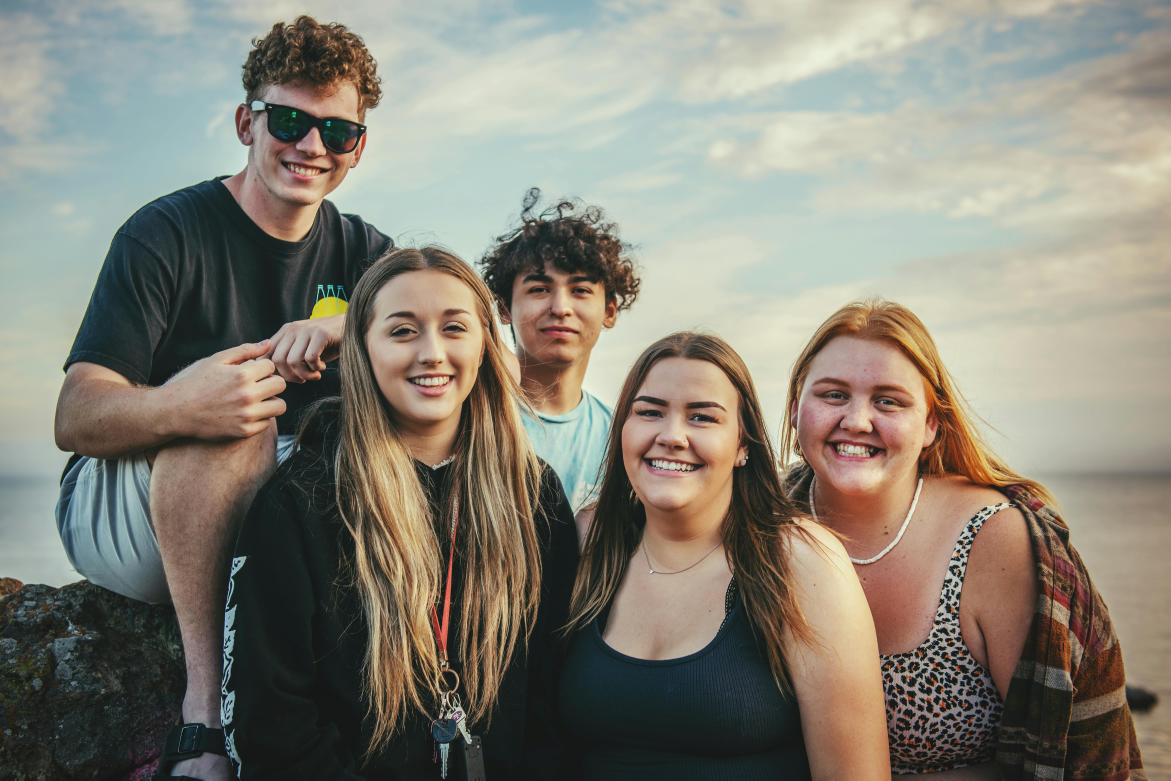
#> input picture backend/static/people.jpg, 8192 x 5461 px (shown at 1/7 size)
$ python -i canvas.py   (imports and definitions only)
#> lines starting #> are read from the running program, lines starting #| are printed output that depends on the picture
#> further down, picture is the input picture: PIL image 8192x5461 RGB; mean R, G, B 134.3, 130.1, 118.1
import os
import string
from datetime import datetime, timedelta
from pathlib import Path

import qrcode
from escpos.printer import Usb
from PIL import Image, ImageDraw, ImageFont, ImageOps

# Initialise USB printer
VENDOR_ID = 0x0485
PRODUCT_ID = 0x5741


class Canvas:
    def __init__(self):
        self.PAPER_WIDTH = 384
        self.current_y = 0
        self.strips: list[Image.Image] = []
        self._font_cache: dict[tuple, ImageFont] = {}
        self.p = None

    # [99 lines left out: functions _get_font, _wrap_text, add_text, _draw_checkbox, add_yesno, not called in this run]

    def _flatten_alpha(self, img: Image.Image) -> Image.Image:
        """Composite RGBA/P images onto a white background, return RGB."""
        if img.mode in ("RGBA", "LA", "P"):
            background = Image.new("RGB", img.size, "white")
            background.paste(img, mask=img.convert("RGBA").split()[3])
            return background
        return img.convert("RGB")

    def add_image(
        self, img: Image.Image, polaroid: bool = False, caption: str | None = None
    ) -> None:
#> called with polaroid = False
        img = self._flatten_alpha(img)
        if polaroid:
            # Square-crop to 360px, wrap in polaroid frame (380px wide), center on 384px strip
            img = resize_img(img)
            frame = create_polaroid(img, caption)
            strip = Image.new("RGB", (self.PAPER_WIDTH, frame.height), "white")
            strip.paste(frame, ((self.PAPER_WIDTH - frame.width) // 2, 0))
        else:
            # Resize preserving aspect ratio to fill paper width minus padding
            padding = 10
            max_w = self.PAPER_WIDTH - 2 * padding
            scale = max_w / img.width
#> scale = 0.0444
            img = img.resize((max_w, int(img.height * scale)), Image.LANCZOS)
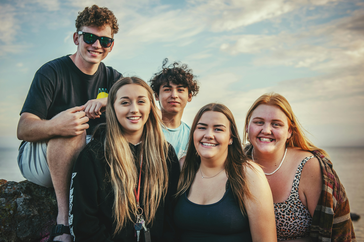
#> img: PIL image 364x242 RGB; mean R, G, B 134.3, 130.1, 118.1
            strip = Image.new(
                "RGB", (self.PAPER_WIDTH, img.height + 2 * padding), "white"
            )
#> strip: PIL image 384x262 RGB; every value is 255
            strip.paste(img, (padding, padding))
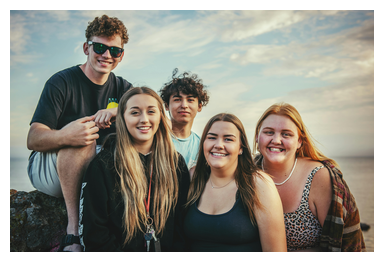
#> strip: PIL image 384x262 RGB; mean R, G, B 149.3, 145.6, 135.1

        self.strips.append(strip)

    # [273 lines left out: functions add_weekly_tracker, add_checklist, add_qr, add_mood_tracker, add_icons, add_location, not called in this run]

    def add_datetime(self, date: str, time: str, padding: int = 12) -> None:
        self.add_text(f"Date: {date}   Time: {time}", padding=padding)

    # [44 lines left out: functions add_postcard_header, add_postcard_footer, render, save, not called in this run]

    def save_to_buffer(self, buf):
        self.render().save(buf, format="PNG")

    # [132 lines left out: functions print_img, resize_img, create_polaroid, print_image, not called in this run]


# [2 lines not run here, left out]

>>> from PIL import Image
>>> picture = Image.open('static/people.jpg')
>>> result = Canvas().add_image(picture)
